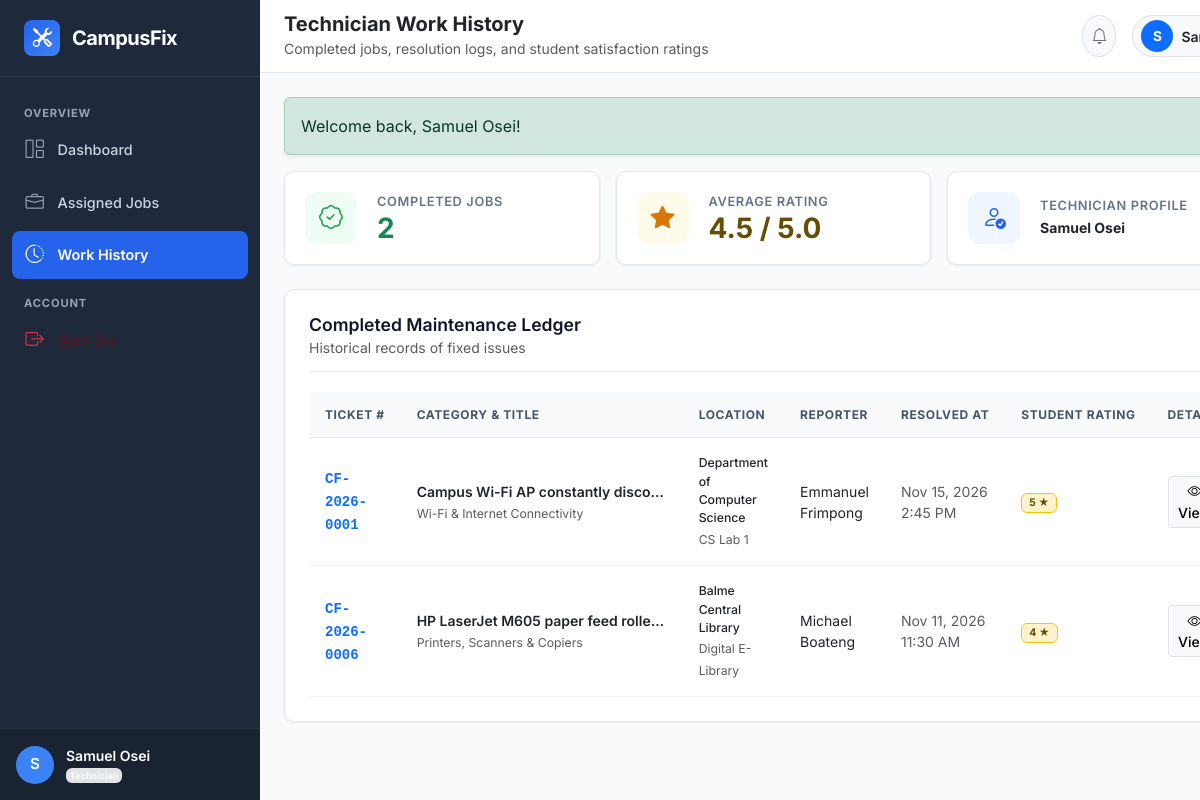
Page /technician/work-history.php (signed in) on the committed database.
### tables this page shows
CREATE TABLE `tickets` (
  `id` INT UNSIGNED NOT NULL AUTO_INCREMENT,
  `ticket_number` VARCHAR(30) NOT NULL COMMENT 'Human-readable unique ID, e.g., CF-2026-0001',
  `reporter_id` INT UNSIGNED NOT NULL,
  `category_id` INT UNSIGNED NOT NULL,
  `location_id` INT UNSIGNED NOT NULL,
  `location_details` VARCHAR(255) DEFAULT NULL COMMENT 'Extra specific notes e.g. Near 3rd window from left',
  `title` VARCHAR(200) NOT NULL,
  `description` TEXT NOT NULL,
  `severity` ENUM('low', 'medium', 'high', 'critical') NOT NULL DEFAULT 'medium',
  `priority` ENUM('low', 'medium', 'high', 'urgent') NOT NULL DEFAULT 'medium',
  `status` ENUM('pending', 'assigned', 'in_progress', 'resolved', 'closed', 'reopened', 'cancelled') NOT NULL DEFAULT 'pending',
  `assigned_to` INT UNSIGNED DEFAULT NULL COMMENT 'Technician currently assigned',
  `assigned_at` DATETIME DEFAULT NULL,
  `resolved_at` DATETIME DEFAULT NULL,
  `closed_at` DATETIME DEFAULT NULL,
  `resolution_notes` TEXT DEFAULT NULL COMMENT 'Summary of repair work done by technician',
  `satisfaction_rating` TINYINT UNSIGNED DEFAULT NULL COMMENT '1 to 5 star rating by student reporter upon resolution',
  `satisfaction_feedback` TEXT DEFAULT NULL,
  `billing_amount` DECIMAL(10,2) NOT NULL DEFAULT 0.00 COMMENT 'Repair/Material surcharge if billable',
  `billing_description` VARCHAR(255) DEFAULT NULL COMMENT 'Reason for surcharge (e.g. Replacement Lamp/Cable)',
  `payment_status` ENUM('not_required', 'pending', 'paid', 'waived') NOT NULL DEFAULT 'not_required',
  `created_at` DATETIME NOT NULL DEFAULT CURRENT_TIMESTAMP,
  `updated_at` DATETIME NOT NULL DEFAULT CURRENT_TIMESTAMP ON UPDATE CURRENT_TIMESTAMP,
  PRIMARY KEY (`id`),
  UNIQUE KEY `uk_tickets_ticket_number` (`ticket_number`),
  KEY `idx_tickets_reporter` (`reporter_id`),
  KEY `idx_tickets_assigned_to` (`assigned_to`),
  KEY `idx_tickets_category` (`category_id`),
  KEY `idx_tickets_location` (`location_id`),
  KEY `idx_tickets_status` (`status`),
  KEY `idx_tickets_payment_status` (`payment_status`),
  KEY `idx_tickets_severity` (`severity`),
  KEY `idx_tickets_priority` (`priority`),
  KEY `idx_tickets_created_at` (`created_at`),
  CONSTRAINT `fk_tickets_reporter` FOREIGN KEY (`reporter_id`) REFERENCES `users` (`id`) ON UPDATE CASCADE,
  CONSTRAINT `fk_tickets_assigned_to` FOREIGN KEY (`assigned_to`) REFERENCES `users` (`id`) ON DELETE SET NULL ON UPDATE CASCADE,
  CONSTRAINT `fk_tickets_category` FOREIGN KEY (`category_id`) REFERENCES `categories` (`id`) ON UPDATE CASCADE,
  CONSTRAINT `fk_tickets_location` FOREIGN KEY (`location_id`) REFERENCES `campus_locations` (`id`) ON UPDATE CASCADE
);

CREATE TABLE `categories` (
  `id` INT UNSIGNED NOT NULL AUTO_INCREMENT,
  `name` VARCHAR(100) NOT NULL,
  `slug` VARCHAR(100) NOT NULL,
  `description` TEXT DEFAULT NULL,
  `department_in_charge` VARCHAR(100) DEFAULT 'General Services',
  `icon` VARCHAR(50) DEFAULT 'bi-gear' COMMENT 'Bootstrap Icon class name',
  `color_code` VARCHAR(20) DEFAULT '#0d6efd' COMMENT 'Hex color code for UI badges',
  `is_active` TINYINT(1) NOT NULL DEFAULT 1,
  `created_at` DATETIME NOT NULL DEFAULT CURRENT_TIMESTAMP,
  PRIMARY KEY (`id`),
  UNIQUE KEY `uk_categories_name` (`name`),
  UNIQUE KEY `uk_categories_slug` (`slug`),
  KEY `idx_categories_is_active` (`is_active`)
);

CREATE TABLE `campus_locations` (
  `id` INT UNSIGNED NOT NULL AUTO_INCREMENT,
  `building_name` VARCHAR(100) NOT NULL,
  `building_code` VARCHAR(20) NOT NULL,
  `floor` VARCHAR(50) NOT NULL COMMENT 'Ground Floor, 1st Floor, 2nd Floor, etc.',
  `room_number` VARCHAR(50) DEFAULT NULL COMMENT 'Room CS-101, Reading Hall A, etc.',
  `area_description` VARCHAR(255) DEFAULT NULL,
  `is_active` TINYINT(1) NOT NULL DEFAULT 1,
  `created_at` DATETIME NOT NULL DEFAULT CURRENT_TIMESTAMP,
  PRIMARY KEY (`id`),
  KEY `idx_locations_building_code` (`building_code`),
  KEY `idx_locations_is_active` (`is_active`)
);

CREATE TABLE `users` (
  `id` INT UNSIGNED NOT NULL AUTO_INCREMENT,
  `user_code` VARCHAR(30) NOT NULL COMMENT 'Unique identifier (e.g., ADM-2026-001, TECH-2026-001, STU-2026-101)',
  `full_name` VARCHAR(100) NOT NULL,
  `email` VARCHAR(150) NOT NULL,
  `phone` VARCHAR(25) DEFAULT NULL,
  `password_hash` VARCHAR(255) NOT NULL,
  `role` ENUM('student', 'technician', 'admin') NOT NULL DEFAULT 'student',
  `department` VARCHAR(100) DEFAULT NULL COMMENT 'Academic department or technical unit',
  `status` ENUM('active', 'inactive', 'suspended') NOT NULL DEFAULT 'active',
  `avatar` VARCHAR(255) DEFAULT NULL COMMENT 'Path to profile image or avatar',
  `reset_token` VARCHAR(100) DEFAULT NULL,
  `reset_token_expires_at` DATETIME DEFAULT NULL,
  `created_at` DATETIME NOT NULL DEFAULT CURRENT_TIMESTAMP,
  `updated_at` DATETIME NOT NULL DEFAULT CURRENT_TIMESTAMP ON UPDATE CURRENT_TIMESTAMP,
  PRIMARY KEY (`id`),
  UNIQUE KEY `uk_users_user_code` (`user_code`),
  UNIQUE KEY `uk_users_email` (`email`),
  KEY `idx_users_role_status` (`role`, `status`)
);

### includes/auth_guard.php (called while the page is built, shortened)
<?php
function current_user(): ?array
{
    return $_SESSION['user'] ?? null;
}

### technician/work-history.php (the view, shortened to what this page needs)
<?php
require_once __DIR__ . '/../includes/auth_guard.php';
$user = current_user();
$completedJobs = [];
$avgRating = 0;
$totalResolved = 0;
try {
    $pdo = get_db_connection();
    $stmt = $pdo->prepare("
        SELECT t.*, c.name as category_name, c.icon as category_icon,
               l.building_name, l.room_number,
               r.full_name as reporter_name
        FROM tickets t
        JOIN categories c ON t.category_id = c.id
        JOIN campus_locations l ON t.location_id = l.id
        JOIN users r ON t.reporter_id = r.id
        WHERE t.assigned_to = ? AND t.status IN ('resolved', 'closed')
        ORDER BY t.resolved_at DESC
    ");
    $stmt->execute([$user['id']]);
    $completedJobs = $stmt->fetchAll();
    $totalResolved = count($completedJobs);
    $ratedJobs = array_filter($completedJobs, fn($j) => !empty($j['satisfaction_rating']));
    if (!empty($ratedJobs)) {
        $avgRating = array_sum(array_column($ratedJobs, 'satisfaction_rating')) / count($ratedJobs);
    }
} catch (Exception $e) {
    flash_message('danger', 'Error loading work history: ' . $e->getMessage());
}
include_once INCLUDES_PATH . 'header.php';
include_once INCLUDES_PATH . 'sidebar.php';
?>
<div class="d-flex flex-column flex-1 w-100">
    <?php include_once INCLUDES_PATH . 'navbar.php'; ?>
    <div class="container-fluid px-0">
        <div class="row g-3 mb-4">
            <div class="col-sm-6 col-md-4">
                <div class="kpi-card">
                    <div class="kpi-icon green"><i class="bi bi-patch-check"></i></div>
                    <div class="kpi-content">
                        <h6>Completed Jobs</h6>
                        <div class="kpi-value text-success"><?= $totalResolved ?></div>
                    </div>
                </div>
            </div>
            <div class="col-sm-6 col-md-4">
                <div class="kpi-card">
                    <div class="kpi-icon amber"><i class="bi bi-star-fill"></i></div>
                    <div class="kpi-content">
                        <h6>Average Rating</h6>
                        <div class="kpi-value text-warning-emphasis"><?= number_format($avgRating, 1) ?> / 5.0</div>
                    </div>
                </div>
            </div>
            <div class="col-sm-6 col-md-4">
                <div class="kpi-card">
                    <div class="kpi-icon blue"><i class="bi bi-person-check"></i></div>
                    <div class="kpi-content">
                        <h6>Technician Profile</h6>
                        <div class="small fw-bold text-dark mt-1"><?= htmlspecialchars($user['full_name']) ?></div>
                    </div>
                </div>
            </div>
        </div>
        <div class="cf-card">
            <div class="cf-card-header">
                <div>
                    <h5 class="cf-card-title">Completed Maintenance Ledger</h5>
                    <small class="text-muted">Historical records of fixed issues</small>
                </div>
            </div>
            <?php if (empty($completedJobs)): ?>
                <div class="empty-state">
                    <div class="empty-state-icon text-muted"><i class="bi bi-archive"></i></div>
                    <h5 class="empty-state-title">No Completed Jobs Yet</h5>
                    <p class="empty-state-text">
                        When you mark assigned work orders as Resolved, they will appear here with student ratings and audit records.
                    </p>
                    <a href="<?= BASE_URL ?>technician/assigned-tickets.php" class="btn btn-primary btn-sm fw-semibold">
                        View Current Jobs
                    </a>
                </div>
            <?php else: ?>
                <div class="table-responsive">
                    <table class="cf-table">
                        <thead>
                            <tr>
                                <th>Ticket #</th>
                                <th>Category & Title</th>
                                <th>Location</th>
                                <th>Reporter</th>
                                <th>Resolved At</th>
                                <th>Student Rating</th>
                                <th class="text-end">Details</th>
                            </tr>
                        </thead>
                        <tbody>
                            <?php foreach ($completedJobs as $job): ?>
                                <tr>
                                    <td>
                                        <a href="<?= BASE_URL ?>technician/ticket-details.php?id=<?= $job['id'] ?>" class="fw-bold font-monospace text-primary text-decoration-none">
                                            <?= htmlspecialchars($job['ticket_number']) ?>
                                        </a>
                                    </td>
                                    <td>
                                        <div class="fw-semibold text-dark text-truncate" style="max-width: 250px;">
                                            <?= htmlspecialchars($job['title']) ?>
                                        </div>
                                        <small class="text-muted"><?= htmlspecialchars($job['category_name']) ?></small>
                                    </td>
                                    <td>
                                        <div class="small fw-medium text-dark"><?= htmlspecialchars($job['building_name']) ?></div>
                                        <small class="text-muted"><?= htmlspecialchars($job['room_number'] ?? 'General') ?></small>
                                    </td>
                                    <td class="small text-dark"><?= htmlspecialchars($job['reporter_name']) ?></td>
                                    <td class="small text-muted"><?= date('M j, Y g:i A', strtotime($job['resolved_at'])) ?></td>
                                    <td>
                                        <?php if (!empty($job['satisfaction_rating'])): ?>
                                            <span class="badge bg-warning-subtle text-warning-emphasis border border-warning fw-bold">
                                                <?= $job['satisfaction_rating'] ?> ★
                                            </span>
                                        <?php else: ?>
                                            <span class="text-muted small fst-italic">Pending Rating</span>
                                        <?php endif; ?>
                                    </td>
                                    <td class="text-end">
                                        <a href="<?= BASE_URL ?>technician/ticket-details.php?id=<?= $job['id'] ?>" class="btn btn-light btn-sm border fw-medium px-2 py-1">
                                            <i class="bi bi-eye"></i> View
                                        </a>
                                    </td>
                                </tr>
                            <?php endforeach; ?>
                        </tbody>
                    </table>
                </div>
            <?php endif; ?>
        </div>
    </div>
</div>
<?php include_once INCLUDES_PATH . 'footer.php'; ?>

### assets/css/style.css (style rules this page uses)
:root { --cf-primary-navy: #0f172a; --cf-sidebar-bg: #1e293b; --cf-sidebar-hover: #334155; --cf-accent-blue: #2563eb; --cf-accent-hover: #1d4ed8; --cf-canvas-bg: #f8fafc; --cf-card-bg: #ffffff; --cf-border-color: #e2e8f0; --cf-text-main: #1e293b; --cf-text-muted: #64748b; --cf-radius: 10px; --cf-shadow-sm: 0 1px 3px rgba(0, 0, 0, 0.05), 0 1px 2px rgba(0, 0, 0, 0.03); --cf-shadow-md: 0 4px 6px -1px rgba(0, 0, 0, 0.07), 0 2px 4px -1px rgba(0, 0, 0, 0.04); }
body { font-family: 'Inter', -apple-system, BlinkMacSystemFont, 'Segoe UI', Roboto, Helvetica, Arial, sans-serif; background-color: var(--cf-canvas-bg); color: var(--cf-text-main); min-height: 100vh; display: flex; flex-direction: column; }
.cf-card { background: var(--cf-card-bg); border: 1px solid var(--cf-border-color); border-radius: var(--cf-radius); box-shadow: var(--cf-shadow-sm); padding: 1.5rem; margin-bottom: 1.5rem; transition: transform 0.15s ease, box-shadow 0.15s ease; }
.cf-card-header { display: flex; align-items: center; justify-content: space-between; margin-bottom: 1.25rem; padding-bottom: 0.75rem; border-bottom: 1px solid var(--cf-border-color); }
.cf-card-title { font-size: 1.1rem; font-weight: 600; color: var(--cf-primary-navy); margin: 0; }
.kpi-card { background: #ffffff; border: 1px solid var(--cf-border-color); border-radius: var(--cf-radius); padding: 1.25rem; display: flex; align-items: center; gap: 1.25rem; box-shadow: var(--cf-shadow-sm); transition: transform 0.2s ease, box-shadow 0.2s ease; }
.kpi-icon { width: 52px; height: 52px; border-radius: 12px; display: flex; align-items: center; justify-content: center; font-size: 1.5rem; flex-shrink: 0; }
.kpi-icon.blue { background-color: #eff6ff; color: #2563eb; }
.kpi-icon.amber { background-color: #fffbeb; color: #d97706; }
.kpi-icon.green { background-color: #f0fdf4; color: #16a34a; }
.kpi-content h6 { font-size: 0.8rem; font-weight: 600; text-transform: uppercase; letter-spacing: 0.05em; color: var(--cf-text-muted); margin-bottom: 0.25rem; }
.kpi-content .kpi-value { font-size: 1.75rem; font-weight: 700; color: var(--cf-primary-navy); line-height: 1; }
.cf-table { width: 100%; margin-bottom: 0; border-collapse: separate; border-spacing: 0; }
.cf-table th { background-color: #f8fafc; color: #475569; font-size: 0.75rem; font-weight: 700; text-transform: uppercase; letter-spacing: 0.05em; padding: 0.85rem 1rem; border-bottom: 1px solid var(--cf-border-color); white-space: nowrap; }
.cf-table td { padding: 1rem; vertical-align: middle; border-bottom: 1px solid #f1f5f9; font-size: 0.875rem; }

### rows in the picture
tickets: ticket_number "CF-2026-0001", title "Campus Wi-Fi AP constantly disco…", category.name "Wi-Fi & Internet Connectivity", location.building_name "Department of Computer Science", location.room_number "CS Lab 1", reporter.full_name "Emmanuel Frimpong", resolved_at "Nov 15, 2026 2:45 PM", satisfaction_rating "5"
tickets: ticket_number "CF-2026-0006", title "HP LaserJet M605 paper feed rolle…", category.name "Printers, Scanners & Copiers", location.building_name "Balme Central Library", location.room_number "Digital E-Library", reporter.full_name "Michael Boateng", resolved_at "Nov 11, 2026 11:30 AM", satisfaction_rating "4"

### other values in the picture
substr($user['full_name'], 0, 1) "S"
$user['full_name'] "Samuel Osei"
$user['role'] "Technician"
$pageHeading "Technician Work History"
$pageSubtitle "Completed jobs, resolution logs, and student satisfaction ratings"
$f['message'] "Welcome back, Samuel Osei!"
$totalResolved "2"
$avgRating "4.5"
